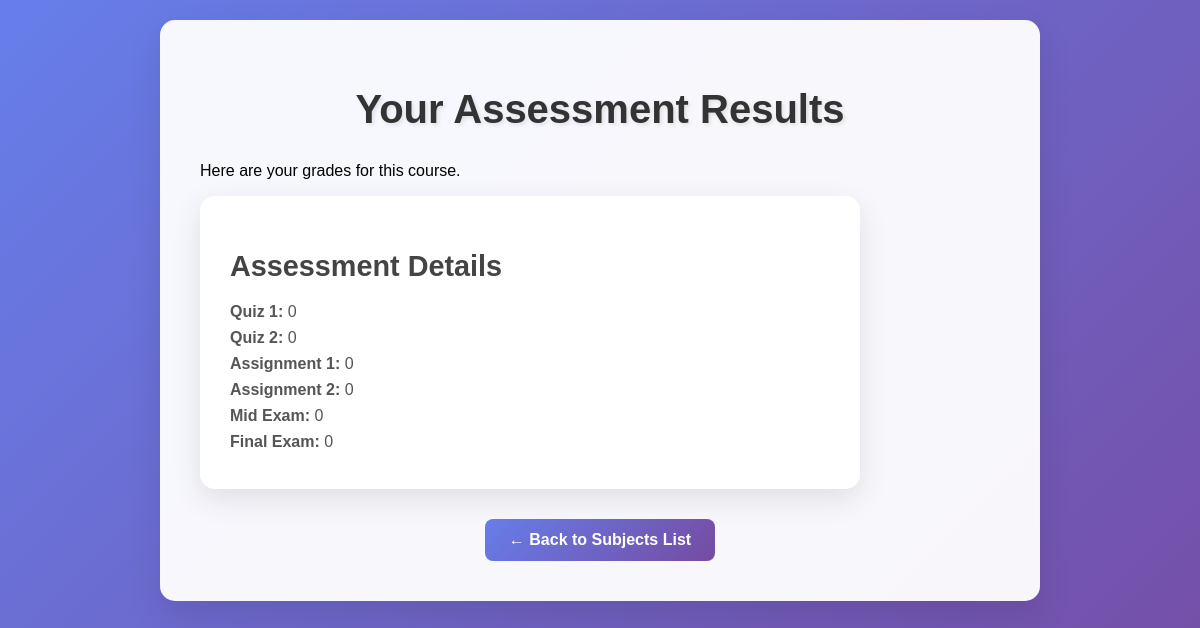
/assessment_list/6/ (signed in), run on the app's committed database.
### main/models.py (models this page shows)
class Assessment(models.Model):
    quiz1 = models.IntegerField(default=0)
    quiz2 = models.IntegerField(default=0)
    assignment1 = models.IntegerField(default=0)
    assignment2 = models.IntegerField(default=0)
    mid_exam = models.IntegerField(default=0)
    final_exam = models.IntegerField(default=0)
    course = models.ForeignKey(Course, on_delete=models.CASCADE , related_name='assessment')
    student = models.ForeignKey(CustomUserModel, on_delete=models.CASCADE, related_name='assessments')

### main/views.py (the view)
# urls.py: path('assessment_list/<int:id>/',AssessmentListView.as_view(), name= 'assessment_list'),
class AssessmentListView(ListView):
    model = Assessment
    context_object_name = 'assessment'
    template_name = 'main/student_assessments_list.html'
    def get_queryset(self):
        course = Course.objects.get(id = self.kwargs['id'])
        return Assessment.objects.get(course = course, student=self.request.user)

### main/templates/main/student_assessments_list.html (shortened to what this page needs)
<!DOCTYPE html>
<html lang="en">
<head>
    {% load static %}
    <link rel="stylesheet" href="{% static 'main/base.css' %}">
</head>
<body>
    <div class="container">
        <h1>Your Assessment Results</h1>
        <p>Here are your grades for this course.</p>
            <div class="profile-card" style="margin-bottom: 20px;">
                <h2>Assessment Details</h2>
                <div class="profile-info">
                    <p><strong>Quiz 1:</strong> {{ assessment.quiz1 }}</p>
                    <p><strong>Quiz 2:</strong> {{ assessment.quiz2 }}</p>
                    <p><strong>Assignment 1:</strong> {{ assessment.assignment1 }}</p>
                    <p><strong>Assignment 2:</strong> {{ assessment.assignment2 }}</p>
                    <p><strong>Mid Exam:</strong> {{ assessment.mid_exam }}</p>
                    <p><strong>Final Exam:</strong> {{ assessment.final_exam }}</p>
                </div>
            </div>
        <div style="text-align: center; margin-top: 30px;">
            <a href="{% url 'course_list' %}" style="display: inline-block; padding: 12px 24px; background: linear-gradient(135deg, #667eea 0%, #764ba2 100%); color: white; text-decoration: none; border-radius: 8px; font-weight: bold;">← Back to Subjects List</a>
        </div>
    </div>
</body>
</html>

### main/static/main/base.css (style rules this page uses)
body { font-family: 'Arial', sans-serif; background: linear-gradient(135deg, #667eea 0%, #764ba2 100%); margin: 0; padding: 0; min-height: 100vh; }
.container { background: rgba(255, 255, 255, 0.95); border-radius: 15px; box-shadow: 0 15px 35px rgba(0, 0, 0, 0.1); padding: 40px; max-width: 800px; width: 100%; margin: 20px auto; }
h1 { color: #333; text-align: center; margin-bottom: 30px; font-size: 2.5em; text-shadow: 2px 2px 4px rgba(0, 0, 0, 0.1); }
h2 { color: #444; margin-bottom: 20px; font-size: 1.8em; }
a { color: #667eea; text-decoration: none; transition: color 0.3s ease; }
.profile-card { background: rgba(255, 255, 255, 0.95); border-radius: 15px; padding: 30px; box-shadow: 0 10px 30px rgba(0, 0, 0, 0.1); max-width: 600px; width: 100%; margin-bottom: 20px; }
.profile-info { text-align: left; }
.profile-info p { margin: 8px 0; font-size: 16px; color: #555; }

### data on the page
Assessment: quiz1 "0", quiz2 "0", assignment1 "0", assignment2 "0", mid_exam "0", final_exam "0"
